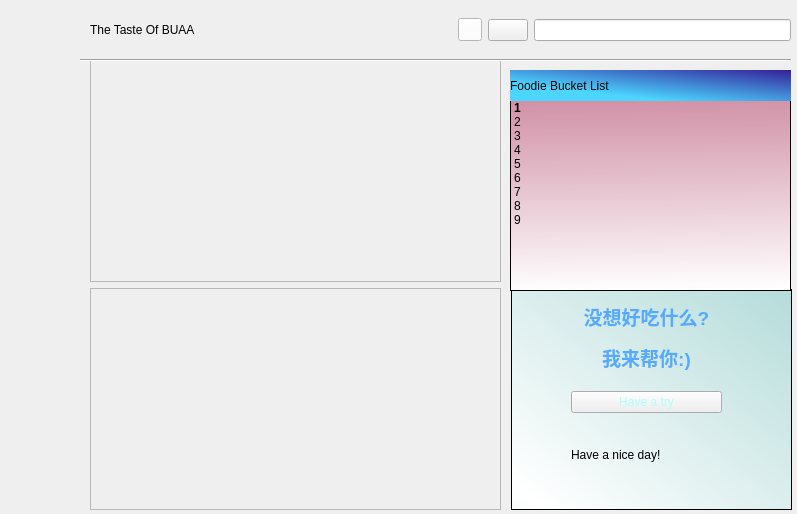
<?xml version="1.0" encoding="UTF-8"?>
<ui version="4.0">
 <class>MyWindow_ui</class>
 <widget class="QMainWindow" name="MyWindow_ui">
  <property name="geometry">
   <rect>
    <x>0</x>
    <y>0</y>
    <width>797</width>
    <height>514</height>
   </rect>
  </property>
  <property name="maximumSize">
   <size>
    <width>799</width>
    <height>521</height>
   </size>
  </property>
  <property name="windowTitle">
   <string>MainWindow</string>
  </property>
  <property name="styleSheet">
   <string notr="true"/>
  </property>
  <widget class="QWidget" name="centralwidget">
   <widget class="NavigationInterface" name="Navigation">
    <property name="geometry">
     <rect>
      <x>0</x>
      <y>0</y>
      <width>48</width>
      <height>521</height>
     </rect>
    </property>
    <property name="mouseTracking">
     <bool>true</bool>
    </property>
   </widget>
   <widget class="Line" name="line">
    <property name="geometry">
     <rect>
      <x>80</x>
      <y>50</y>
      <width>711</width>
      <height>20</height>
     </rect>
    </property>
    <property name="orientation">
     <enum>Qt::Horizontal</enum>
    </property>
   </widget>
   <widget class="QWidget" name="layoutWidget">
    <property name="geometry">
     <rect>
      <x>0</x>
      <y>0</y>
      <width>2</width>
      <height>2</height>
     </rect>
    </property>
    <layout class="QVBoxLayout" name="verticalLayout_3"/>
   </widget>
   <widget class="QWidget" name="layoutWidget">
    <property name="geometry">
     <rect>
      <x>90</x>
      <y>10</y>
      <width>701</width>
      <height>40</height>
     </rect>
    </property>
    <layout class="QHBoxLayout" name="horizontalLayout">
     <item>
      <widget class="TitleLabel" name="MainWindowTitle">
       <property name="text">
        <string>The Taste Of BUAA</string>
       </property>
      </widget>
     </item>
     <item>
      <spacer name="horizontalSpacer_3">
       <property name="orientation">
        <enum>Qt::Horizontal</enum>
       </property>
       <property name="sizeHint" stdset="0">
        <size>
         <width>118</width>
         <height>20</height>
        </size>
       </property>
      </spacer>
     </item>
     <item>
      <widget class="PillToolButton" name="relaxGameButton">
       <property name="styleSheet">
        <string notr="true">PushButton, ToolButton, ToggleButton, ToggleToolButton {
    color: black;
    background: rgba(255, 255, 255, 0.7);
    border: 1px solid rgba(0, 0, 0, 0.073);
    border-bottom: 1px solid rgba(0, 0, 0, 0.183);
    border-radius: 5px;
    /* font: 14px 'Segoe UI', 'Microsoft YaHei'; */
    padding: 5px 12px 6px 12px;
    outline: none;
}

ToolButton {
    padding: 5px 9px 6px 8px;
}

PushButton[hasIcon=false] {
    padding: 5px 12px 6px 12px;
}

PushButton[hasIcon=true] {
    padding: 5px 12px 6px 36px;
}

DropDownToolButton, PrimaryDropDownToolButton {
    padding: 5px 31px 6px 8px;
}

DropDownPushButton[hasIcon=false],
PrimaryDropDownPushButton[hasIcon=false] {
    padding: 5px 31px 6px 12px;
}

DropDownPushButton[hasIcon=true],
PrimaryDropDownPushButton[hasIcon=true] {
    padding: 5px 31px 6px 36px;
}

PushButton:hover, ToolButton:hover, ToggleButton:hover, ToggleToolButton:hover {
    background: rgba(249, 249, 249, 0.5);
}

PushButton:pressed, ToolButton:pressed, ToggleButton:pressed, ToggleToolButton:pressed {
    color: rgba(0, 0, 0, 0.63);
    background: rgba(249, 249, 249, 0.3);
    border-bottom: 1px solid rgba(0, 0, 0, 0.073);
}

PushButton:disabled, ToolButton:disabled, ToggleButton:disabled, ToggleToolButton:disabled {
    color: rgba(0, 0, 0, 0.36);
    background: rgba(249, 249, 249, 0.3);
    border: 1px solid rgba(0, 0, 0, 0.06);
    border-bottom: 1px solid rgba(0, 0, 0, 0.06);
}


PrimaryPushButton,
PrimaryToolButton,
ToggleButton:checked,
ToggleToolButton:checked {
    color: white;
    background-color: #009faa;
    border: 1px solid #00a7b3;
    border-bottom: 1px solid #007780;
}

PrimaryPushButton:hover,
PrimaryToolButton:hover,
ToggleButton:checked:hover,
ToggleToolButton:checked:hover {
    background-color: #00a7b3;
    border: 1px solid #2daab3;
    border-bottom: 1px solid #007780;
}

PrimaryPushButton:pressed,
PrimaryToolButton:pressed,
ToggleButton:checked:pressed,
ToggleToolButton:checked:pressed {
    color: rgba(255, 255, 255, 0.63);
    background-color: #3eabb3;
    border: 1px solid #3eabb3;
}

PrimaryPushButton:disabled,
PrimaryToolButton:disabled,
ToggleButton:checked:disabled,
ToggleToolButton:checked:disabled {
    color: rgba(255, 255, 255, 0.9);
    background-color: rgb(205, 205, 205);
    border: 1px solid rgb(205, 205, 205);
}

SplitDropButton,
PrimarySplitDropButton {
    border-left: none;
    border-top-left-radius: 0;
    border-bottom-left-radius: 0;
}

#splitPushButton,
#splitToolButton,
#primarySplitPushButton,
#primarySplitToolButton {
    border-top-right-radius: 0;
    border-bottom-right-radius: 0;
}

#splitPushButton:pressed,
#splitToolButton:pressed,
SplitDropButton:pressed {
    border-bottom: 1px solid rgba(0, 0, 0, 0.183);
}

PrimarySplitDropButton:pressed {
    border-bottom: 1px solid #007780;
}

#primarySplitPushButton, #primarySplitToolButton {
    border-right: 1px solid #3eabb3;
}

#primarySplitPushButton:pressed, #primarySplitToolButton:pressed {
    border-bottom: 1px solid #007780;
}

HyperlinkButton {
    /* font: 14px 'Segoe UI', 'Microsoft YaHei'; */
    padding: 6px 12px 6px 12px;
    color: #009faa;
    border: none;
    border-radius: 6px;
    background-color: transparent;
}

HyperlinkButton:hover {
    background-color: rgba(0, 0, 0, 15);
}

HyperlinkButton:pressed {
    background-color: rgba(0, 0, 0, 7);
}

HyperlinkButton:disabled {
    color: rgba(0, 0, 0, 0.43)
}


RadioButton {
    min-height: 24px;
    max-height: 24px;
    background-color: transparent;
    font: 14px 'Segoe UI', 'Microsoft YaHei', 'PingFang SC';
    color: black;
}

RadioButton::indicator {
    width: 18px;
    height: 18px;
    border-radius: 11px;
    border: 2px solid #999999;
    background-color: rgba(0, 0, 0, 5);
    margin-right: 4px;
}

RadioButton::indicator:hover {
    background-color: rgba(0, 0, 0, 0);
}

RadioButton::indicator:pressed {
    border: 2px solid #bbbbbb;
    background-color: qradialgradient(spread:pad, cx:0.5, cy:0.5, radius:0.5, fx:0.5, fy:0.5,
            stop:0 rgb(255, 255, 255),
            stop:0.5 rgb(255, 255, 255),
            stop:0.6 rgb(225, 224, 223),
            stop:1 rgb(225, 224, 223));
}

RadioButton::indicator:checked {
    height: 22px;
    width: 22px;
    border: none;
    border-radius: 11px;
    background-color: qradialgradient(spread:pad, cx:0.5, cy:0.5, radius:0.5, fx:0.5, fy:0.5,
            stop:0 rgb(255, 255, 255),
            stop:0.5 rgb(255, 255, 255),
            stop:0.6 #009faa,
            stop:1 #009faa);
}

RadioButton::indicator:checked:hover {
    background-color: qradialgradient(spread:pad, cx:0.5, cy:0.5, radius:0.5, fx:0.5, fy:0.5,
            stop:0 rgb(255, 255, 255),
            stop:0.6 rgb(255, 255, 255),
            stop:0.7 #009faa,
            stop:1 #009faa);
}

RadioButton::indicator:checked:pressed {
    background-color: qradialgradient(spread:pad, cx:0.5, cy:0.5, radius:0.5, fx:0.5, fy:0.5,
            stop:0 rgb(255, 255, 255),
            stop:0.5 rgb(255, 255, 255),
            stop:0.6 #009faa,
            stop:1 #009faa);
}

RadioButton:disabled {
    color: rgba(0, 0, 0, 110);
}

RadioButton::indicator:disabled {
    border: 2px solid #bbbbbb;
    background-color: transparent;
}

RadioButton::indicator:disabled:checked {
    border: none;
    background-color: qradialgradient(spread:pad, cx:0.5, cy:0.5, radius:0.5, fx:0.5, fy:0.5,
            stop:0 rgb(255, 255, 255),
            stop:0.5 rgb(255, 255, 255),
            stop:0.6 rgba(0, 0, 0, 0.2169),
            stop:1 rgba(0, 0, 0, 0.2169));
}

TransparentToolButton,
TransparentToggleToolButton,
TransparentDropDownToolButton,
TransparentPushButton,
TransparentDropDownPushButton,
TransparentTogglePushButton {
    background-color: transparent;
    border: none;
    border-radius: 5px;
    margin: 0;
}

TransparentToolButton:hover,
TransparentToggleToolButton:hover,
TransparentDropDownToolButton:hover,
TransparentPushButton:hover,
TransparentDropDownPushButton:hover,
TransparentTogglePushButton:hover {
    background-color: rgba(0, 0, 0, 9);
    border: none;
}

TransparentToolButton:pressed,
TransparentToggleToolButton:pressed,
TransparentDropDownToolButton:pressed,
TransparentPushButton:pressed,
TransparentDropDownPushButton:pressed,
TransparentTogglePushButton:pressed {
    background-color: rgba(0, 0, 0, 6);
    border: none;
}

TransparentToolButton:disabled,
TransparentToggleToolButton:disabled,
TransparentDropDownToolButton:disabled,
TransprentPushButton:disabled,
TransparentDropDownPushButton:disabled,
TransprentTogglePushButton:disabled {
    background-color: transparent;
    border: none;
}


PillPushButton,
PillPushButton:hover,
PillPushButton:pressed,
PillPushButton:disabled,
PillPushButton:checked,
PillPushButton:checked:hover,
PillPushButton:checked:pressed,
PillPushButton:disabled:checked,
PillToolButton,
PillToolButton:hover,
PillToolButton:pressed,
PillToolButton:disabled,
PillToolButton:checked,
PillToolButton:checked:hover,
PillToolButton:checked:pressed,
PillToolButton:disabled:checked {
    background-color: transparent;
    border: none;
}

#relaxGameButton{
	background-color: rgb(255, 255, 255);
}
</string>
       </property>
      </widget>
     </item>
     <item>
      <widget class="CalendarPicker" name="MyCalendarPicker"/>
     </item>
     <item>
      <widget class="SearchLineEdit" name="MySearchLineEdit"/>
     </item>
    </layout>
   </widget>
   <widget class="QWidget" name="layoutWidget">
    <property name="geometry">
     <rect>
      <x>90</x>
      <y>59</y>
      <width>411</width>
      <height>451</height>
     </rect>
    </property>
    <layout class="QVBoxLayout" name="verticalLayout_4">
     <item>
      <widget class="QFrame" name="frame">
       <property name="frameShape">
        <enum>QFrame::StyledPanel</enum>
       </property>
       <property name="frameShadow">
        <enum>QFrame::Raised</enum>
       </property>
      </widget>
     </item>
     <item>
      <widget class="QFrame" name="frame_2">
       <property name="frameShape">
        <enum>QFrame::StyledPanel</enum>
       </property>
       <property name="frameShadow">
        <enum>QFrame::Raised</enum>
       </property>
      </widget>
     </item>
    </layout>
   </widget>
   <widget class="QListWidget" name="MustEatList">
    <property name="geometry">
     <rect>
      <x>510</x>
      <y>100</y>
      <width>281</width>
      <height>191</height>
     </rect>
    </property>
    <property name="mouseTracking">
     <bool>true</bool>
    </property>
    <property name="tabletTracking">
     <bool>true</bool>
    </property>
    <property name="autoFillBackground">
     <bool>true</bool>
    </property>
    <property name="styleSheet">
     <string notr="true">background-color: qlineargradient(spread:pad, x1:0.511364, y1:0, x2:0.534091, y2:1, stop:0 rgba(209, 146, 167, 255), stop:1 rgba(255, 255, 255, 255));</string>
    </property>
    <item>
     <property name="text">
      <string>1</string>
     </property>
     <property name="toolTip">
      <string/>
     </property>
     <property name="font">
      <font>
       <weight>75</weight>
       <bold>true</bold>
      </font>
     </property>
     <property name="background">
      <brush brushstyle="NoBrush">
       <color alpha="255">
        <red>0</red>
        <green>0</green>
        <blue>10</blue>
       </color>
      </brush>
     </property>
    </item>
    <item>
     <property name="text">
      <string>2</string>
     </property>
    </item>
    <item>
     <property name="text">
      <string>3</string>
     </property>
    </item>
    <item>
     <property name="text">
      <string>4</string>
     </property>
    </item>
    <item>
     <property name="text">
      <string>5</string>
     </property>
    </item>
    <item>
     <property name="text">
      <string>6</string>
     </property>
    </item>
    <item>
     <property name="text">
      <string>7</string>
     </property>
    </item>
    <item>
     <property name="text">
      <string>8</string>
     </property>
    </item>
    <item>
     <property name="text">
      <string>9</string>
     </property>
    </item>
   </widget>
   <widget class="TitleLabel" name="MustEatLabel">
    <property name="geometry">
     <rect>
      <x>510</x>
      <y>70</y>
      <width>281</width>
      <height>31</height>
     </rect>
    </property>
    <property name="styleSheet">
     <string notr="true">font: 26pt &quot;Chiller&quot;;
background-color: qlineargradient(spread:pad, x1:1, y1:0, x2:0, y2:1, stop:0 rgba(53, 32, 153, 255), stop:0.721591 rgba(75, 213, 255, 255));</string>
    </property>
    <property name="text">
     <string>Foodie Bucket List</string>
    </property>
    <property name="buddy">
     <cstring>MustEatList</cstring>
    </property>
   </widget>
   <widget class="QFrame" name="gameFrame">
    <property name="geometry">
     <rect>
      <x>511</x>
      <y>289</y>
      <width>281</width>
      <height>221</height>
     </rect>
    </property>
    <property name="styleSheet">
     <string notr="true">#gameFrame{
	
	background-color: qlineargradient(spread:reflect, x1:0.977, y1:0.028, x2:0.0755556, y2:0.949, stop:0 rgba(182, 221, 219, 255), stop:1 rgba(255, 255, 255, 255));
}</string>
    </property>
    <property name="frameShape">
     <enum>QFrame::StyledPanel</enum>
    </property>
    <property name="frameShadow">
     <enum>QFrame::Raised</enum>
    </property>
    <widget class="QWidget" name="layoutWidget">
     <property name="geometry">
      <rect>
       <x>60</x>
       <y>0</y>
       <width>151</width>
       <height>124</height>
      </rect>
     </property>
     <layout class="QVBoxLayout" name="verticalLayout">
      <item>
       <widget class="TitleLabel" name="gameLabel">
        <property name="styleSheet">
         <string notr="true">#gameLabel{
	
	
	font: 75 14pt &quot;Microsoft YaHei UI&quot;;
}</string>
        </property>
        <property name="text">
         <string>&lt;html&gt;&lt;head/&gt;&lt;body&gt;&lt;p align=&quot;center&quot;&gt;&lt;span style=&quot; font-size:14pt; font-weight:600; color:#55aaff;&quot;&gt;没想好吃什么?&lt;/span&gt;&lt;/p&gt;&lt;p align=&quot;center&quot;&gt;&lt;span style=&quot; font-size:14pt; font-weight:600; color:#55aaff;&quot;&gt;我来帮你:)&lt;/span&gt;&lt;/p&gt;&lt;/body&gt;&lt;/html&gt;</string>
        </property>
        <property name="buddy">
         <cstring>tryButton</cstring>
        </property>
       </widget>
      </item>
      <item>
       <widget class="PrimaryPushButton" name="tryButton">
        <property name="styleSheet">
         <string notr="true">PushButton, ToolButton, ToggleButton, ToggleToolButton {
    color: black;
    background: rgba(255, 255, 255, 0.7);
    border: 1px solid rgba(0, 0, 0, 0.073);
    border-bottom: 1px solid rgba(0, 0, 0, 0.183);
    border-radius: 5px;
    /* font: 14px 'Segoe UI', 'Microsoft YaHei'; */
    padding: 5px 12px 6px 12px;
    outline: none;
}
#tryButton {	
	font: 15pt &quot;Terminal&quot;;
	color:rgb(170, 255, 255)
}

ToolButton {
    padding: 5px 9px 6px 8px;
}

PushButton[hasIcon=false] {
    padding: 5px 12px 6px 12px;
}

PushButton[hasIcon=true] {
    padding: 5px 12px 6px 36px;
}

DropDownToolButton, PrimaryDropDownToolButton {
    padding: 5px 31px 6px 8px;
}

DropDownPushButton[hasIcon=false],
PrimaryDropDownPushButton[hasIcon=false] {
    padding: 5px 31px 6px 12px;
}

DropDownPushButton[hasIcon=true],
PrimaryDropDownPushButton[hasIcon=true] {
    padding: 5px 31px 6px 36px;
}

PushButton:hover, ToolButton:hover, ToggleButton:hover, ToggleToolButton:hover {
    background: rgba(249, 249, 249, 0.5);
}

PushButton:pressed, ToolButton:pressed, ToggleButton:pressed, ToggleToolButton:pressed {
    color: rgba(0, 0, 0, 0.63);
    background: rgba(249, 249, 249, 0.3);
    border-bottom: 1px solid rgba(0, 0, 0, 0.073);
}

PushButton:disabled, ToolButton:disabled, ToggleButton:disabled, ToggleToolButton:disabled {
    color: rgba(0, 0, 0, 0.36);
    background: rgba(249, 249, 249, 0.3);
    border: 1px solid rgba(0, 0, 0, 0.06);
    border-bottom: 1px solid rgba(0, 0, 0, 0.06);
}


PrimaryPushButton,
PrimaryToolButton,
ToggleButton:checked,
ToggleToolButton:checked {
    color: white;
    background-color: #009faa;
    border: 1px solid #00a7b3;
    border-bottom: 1px solid #007780;
}

PrimaryPushButton:hover,
PrimaryToolButton:hover,
ToggleButton:checked:hover,
ToggleToolButton:checked:hover {
    background-color: #00a7b3;
    border: 1px solid #2daab3;
    border-bottom: 1px solid #007780;
}

PrimaryPushButton:pressed,
PrimaryToolButton:pressed,
ToggleButton:checked:pressed,
ToggleToolButton:checked:pressed {
    color: rgba(255, 255, 255, 0.63);
    background-color: #3eabb3;
    border: 1px solid #3eabb3;
}

PrimaryPushButton:disabled,
PrimaryToolButton:disabled,
ToggleButton:checked:disabled,
ToggleToolButton:checked:disabled {
    color: rgba(255, 255, 255, 0.9);
    background-color: rgb(205, 205, 205);
    border: 1px solid rgb(205, 205, 205);
}

SplitDropButton,
PrimarySplitDropButton {
    border-left: none;
    border-top-left-radius: 0;
    border-bottom-left-radius: 0;
}

#splitPushButton,
#splitToolButton,
#primarySplitPushButton,
#primarySplitToolButton {
    border-top-right-radius: 0;
    border-bottom-right-radius: 0;
}

#splitPushButton:pressed,
#splitToolButton:pressed,
SplitDropButton:pressed {
    border-bottom: 1px solid rgba(0, 0, 0, 0.183);
}

PrimarySplitDropButton:pressed {
    border-bottom: 1px solid #007780;
}

#primarySplitPushButton, #primarySplitToolButton {
    border-right: 1px solid #3eabb3;
}

#primarySplitPushButton:pressed, #primarySplitToolButton:pressed {
    border-bottom: 1px solid #007780;
}

HyperlinkButton {
    /* font: 14px 'Segoe UI', 'Microsoft YaHei'; */
    padding: 6px 12px 6px 12px;
    color: #009faa;
    border: none;
    border-radius: 6px;
    background-color: transparent;
}

HyperlinkButton:hover {
    background-color: rgba(0, 0, 0, 15);
}

HyperlinkButton:pressed {
    background-color: rgba(0, 0, 0, 7);
}

HyperlinkButton:disabled {
    color: rgba(0, 0, 0, 0.43)
}


RadioButton {
    min-height: 24px;
    max-height: 24px;
    background-color: transparent;
    font: 14px 'Segoe UI', 'Microsoft YaHei', 'PingFang SC';
    color: black;
}

RadioButton::indicator {
    width: 18px;
    height: 18px;
    border-radius: 11px;
    border: 2px solid #999999;
    background-color: rgba(0, 0, 0, 5);
    margin-right: 4px;
}

RadioButton::indicator:hover {
    background-color: rgba(0, 0, 0, 0);
}

RadioButton::indicator:pressed {
    border: 2px solid #bbbbbb;
    background-color: qradialgradient(spread:pad, cx:0.5, cy:0.5, radius:0.5, fx:0.5, fy:0.5,
            stop:0 rgb(255, 255, 255),
            stop:0.5 rgb(255, 255, 255),
            stop:0.6 rgb(225, 224, 223),
            stop:1 rgb(225, 224, 223));
}

RadioButton::indicator:checked {
    height: 22px;
    width: 22px;
    border: none;
    border-radius: 11px;
    background-color: qradialgradient(spread:pad, cx:0.5, cy:0.5, radius:0.5, fx:0.5, fy:0.5,
            stop:0 rgb(255, 255, 255),
            stop:0.5 rgb(255, 255, 255),
            stop:0.6 #009faa,
            stop:1 #009faa);
}

RadioButton::indicator:checked:hover {
    background-color: qradialgradient(spread:pad, cx:0.5, cy:0.5, radius:0.5, fx:0.5, fy:0.5,
            stop:0 rgb(255, 255, 255),
            stop:0.6 rgb(255, 255, 255),
            stop:0.7 #009faa,
            stop:1 #009faa);
}

RadioButton::indicator:checked:pressed {
    background-color: qradialgradient(spread:pad, cx:0.5, cy:0.5, radius:0.5, fx:0.5, fy:0.5,
            stop:0 rgb(255, 255, 255),
            stop:0.5 rgb(255, 255, 255),
            stop:0.6 #009faa,
            stop:1 #009faa);
}

RadioButton:disabled {
    color: rgba(0, 0, 0, 110);
}

RadioButton::indicator:disabled {
    border: 2px solid #bbbbbb;
    background-color: transparent;
}

RadioButton::indicator:disabled:checked {
    border: none;
    background-color: qradialgradient(spread:pad, cx:0.5, cy:0.5, radius:0.5, fx:0.5, fy:0.5,
            stop:0 rgb(255, 255, 255),
            stop:0.5 rgb(255, 255, 255),
            stop:0.6 rgba(0, 0, 0, 0.2169),
            stop:1 rgba(0, 0, 0, 0.2169));
}

TransparentToolButton,
TransparentToggleToolButton,
TransparentDropDownToolButton,
TransparentPushButton,
TransparentDropDownPushButton,
TransparentTogglePushButton {
    background-color: transparent;
    border: none;
    border-radius: 5px;
    margin: 0;
}

TransparentToolButton:hover,
TransparentToggleToolButton:hover,
TransparentDropDownToolButton:hover,
TransparentPushButton:hover,
TransparentDropDownPushButton:hover,
TransparentTogglePushButton:hover {
    background-color: rgba(0, 0, 0, 9);
    border: none;
}

TransparentToolButton:pressed,
TransparentToggleToolButton:pressed,
TransparentDropDownToolButton:pressed,
TransparentPushButton:pressed,
TransparentDropDownPushButton:pressed,
TransparentTogglePushButton:pressed {
    background-color: rgba(0, 0, 0, 6);
    border: none;
}

TransparentToolButton:disabled,
TransparentToggleToolButton:disabled,
TransparentDropDownToolButton:disabled,
TransprentPushButton:disabled,
TransparentDropDownPushButton:disabled,
TransprentTogglePushButton:disabled {
    background-color: transparent;
    border: none;
}


PillPushButton,
PillPushButton:hover,
PillPushButton:pressed,
PillPushButton:disabled,
PillPushButton:checked,
PillPushButton:checked:hover,
PillPushButton:checked:pressed,
PillPushButton:disabled:checked,
PillToolButton,
PillToolButton:hover,
PillToolButton:pressed,
PillToolButton:disabled,
PillToolButton:checked,
PillToolButton:checked:hover,
PillToolButton:checked:pressed,
PillToolButton:disabled:checked {
    background-color: transparent;
    border: none;
}
</string>
        </property>
        <property name="text">
         <string>Have a try</string>
        </property>
       </widget>
      </item>
     </layout>
    </widget>
    <widget class="DisplayLabel" name="showLabel">
     <property name="geometry">
      <rect>
       <x>60</x>
       <y>130</y>
       <width>161</width>
       <height>71</height>
      </rect>
     </property>
     <property name="styleSheet">
      <string notr="true">#showLabel{
	font: 16pt &quot;Terminal&quot;;
}</string>
     </property>
     <property name="text">
      <string>Have a nice day!</string>
     </property>
    </widget>
   </widget>
   <zorder>gameFrame</zorder>
   <zorder>layoutWidget</zorder>
   <zorder>layoutWidget</zorder>
   <zorder>layoutWidget</zorder>
   <zorder>Navigation</zorder>
   <zorder>line</zorder>
   <zorder>MustEatList</zorder>
   <zorder>MustEatLabel</zorder>
  </widget>
 </widget>
 <customwidgets>
  <customwidget>
   <class>PushButton</class>
   <extends>QPushButton</extends>
   <header>qfluentwidgets</header>
  </customwidget>
  <customwidget>
   <class>PrimaryPushButton</class>
   <extends>PushButton</extends>
   <header>qfluentwidgets</header>
  </customwidget>
  <customwidget>
   <class>ToolButton</class>
   <extends>QToolButton</extends>
   <header>qfluentwidgets</header>
  </customwidget>
  <customwidget>
   <class>PillToolButton</class>
   <extends>ToggleToolButton</extends>
   <header>qfluentwidgets</header>
  </customwidget>
  <customwidget>
   <class>ToggleToolButton</class>
   <extends>ToolButton</extends>
   <header>qfluentwidgets</header>
  </customwidget>
  <customwidget>
   <class>CalendarPicker</class>
   <extends>QPushButton</extends>
   <header>qfluentwidgets</header>
  </customwidget>
  <customwidget>
   <class>TitleLabel</class>
   <extends>QLabel</extends>
   <header>qfluentwidgets</header>
  </customwidget>
  <customwidget>
   <class>DisplayLabel</class>
   <extends>QLabel</extends>
   <header>qfluentwidgets</header>
  </customwidget>
  <customwidget>
   <class>NavigationInterface</class>
   <extends>QWidget</extends>
   <header>qfluentwidgets</header>
  </customwidget>
  <customwidget>
   <class>LineEdit</class>
   <extends>QLineEdit</extends>
   <header>qfluentwidgets</header>
  </customwidget>
  <customwidget>
   <class>SearchLineEdit</class>
   <extends>LineEdit</extends>
   <header>qfluentwidgets</header>
  </customwidget>
 </customwidgets>
 <resources>
  <include location="../picture_set/pic.qrc"/>
 </resources>
 <connections/>
</ui>
